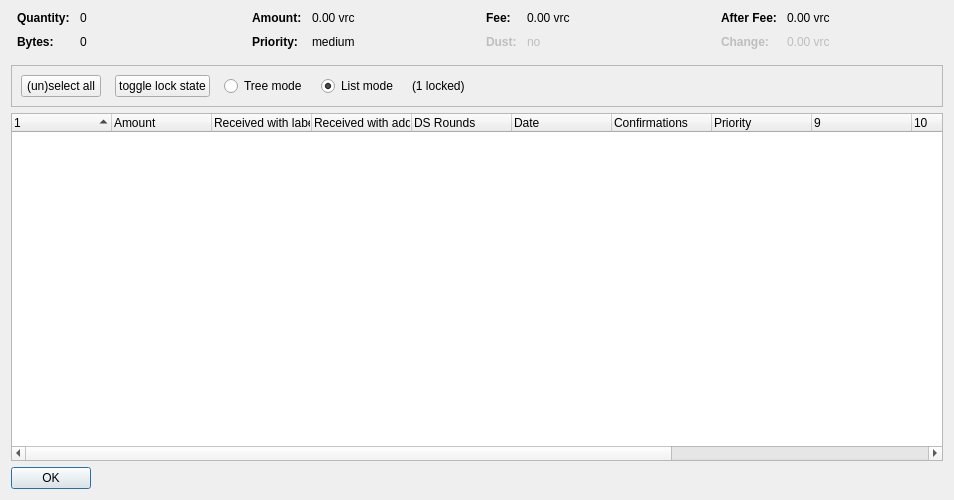
<?xml version="1.0" encoding="UTF-8"?>
<ui version="4.0">
 <class>CoinControlDialog</class>
 <widget class="QDialog" name="CoinControlDialog">
  <property name="geometry">
   <rect>
    <x>0</x>
    <y>0</y>
    <width>954</width>
    <height>500</height>
   </rect>
  </property>
  <property name="windowTitle">
   <string>Coin Selection</string>
  </property>
  <layout class="QVBoxLayout" name="verticalLayout">
   <item>
    <layout class="QHBoxLayout" name="horizontalLayoutTop" stretch="0,0,0,0">
     <property name="topMargin">
      <number>0</number>
     </property>
     <property name="bottomMargin">
      <number>10</number>
     </property>
     <item>
      <layout class="QFormLayout" name="formLayoutCoinControl1">
       <property name="horizontalSpacing">
        <number>10</number>
       </property>
       <property name="verticalSpacing">
        <number>10</number>
       </property>
       <property name="leftMargin">
        <number>6</number>
       </property>
       <property name="rightMargin">
        <number>6</number>
       </property>
       <item row="0" column="0">
        <widget class="QLabel" name="labelCoinControlQuantityText">
         <property name="font">
          <font>
           <weight>75</weight>
           <bold>true</bold>
          </font>
         </property>
         <property name="text">
          <string>Quantity:</string>
         </property>
        </widget>
       </item>
       <item row="0" column="1">
        <widget class="QLabel" name="labelCoinControlQuantity">
         <property name="cursor">
          <cursorShape>IBeamCursor</cursorShape>
         </property>
         <property name="contextMenuPolicy">
          <enum>Qt::ActionsContextMenu</enum>
         </property>
         <property name="text">
          <string notr="true">0</string>
         </property>
         <property name="textInteractionFlags">
          <set>Qt::LinksAccessibleByMouse|Qt::TextSelectableByKeyboard|Qt::TextSelectableByMouse</set>
         </property>
        </widget>
       </item>
       <item row="1" column="0">
        <widget class="QLabel" name="labelCoinControlBytesText">
         <property name="font">
          <font>
           <weight>75</weight>
           <bold>true</bold>
          </font>
         </property>
         <property name="text">
          <string>Bytes:</string>
         </property>
        </widget>
       </item>
       <item row="1" column="1">
        <widget class="QLabel" name="labelCoinControlBytes">
         <property name="cursor">
          <cursorShape>IBeamCursor</cursorShape>
         </property>
         <property name="contextMenuPolicy">
          <enum>Qt::ActionsContextMenu</enum>
         </property>
         <property name="text">
          <string notr="true">0</string>
         </property>
         <property name="textInteractionFlags">
          <set>Qt::LinksAccessibleByMouse|Qt::TextSelectableByKeyboard|Qt::TextSelectableByMouse</set>
         </property>
        </widget>
       </item>
      </layout>
     </item>
     <item>
      <layout class="QFormLayout" name="formLayoutCoinControl2">
       <property name="horizontalSpacing">
        <number>10</number>
       </property>
       <property name="verticalSpacing">
        <number>10</number>
       </property>
       <property name="leftMargin">
        <number>6</number>
       </property>
       <property name="rightMargin">
        <number>6</number>
       </property>
       <item row="0" column="0">
        <widget class="QLabel" name="labelCoinControlAmountText">
         <property name="font">
          <font>
           <weight>75</weight>
           <bold>true</bold>
          </font>
         </property>
         <property name="text">
          <string>Amount:</string>
         </property>
        </widget>
       </item>
       <item row="0" column="1">
        <widget class="QLabel" name="labelCoinControlAmount">
         <property name="cursor">
          <cursorShape>IBeamCursor</cursorShape>
         </property>
         <property name="contextMenuPolicy">
          <enum>Qt::ActionsContextMenu</enum>
         </property>
         <property name="text">
          <string notr="true">0.00 vrc</string>
         </property>
         <property name="textInteractionFlags">
          <set>Qt::LinksAccessibleByMouse|Qt::TextSelectableByKeyboard|Qt::TextSelectableByMouse</set>
         </property>
        </widget>
       </item>
       <item row="1" column="0">
        <widget class="QLabel" name="labelCoinControlPriorityText">
         <property name="font">
          <font>
           <weight>75</weight>
           <bold>true</bold>
          </font>
         </property>
         <property name="text">
          <string>Priority:</string>
         </property>
        </widget>
       </item>
       <item row="1" column="1">
        <widget class="QLabel" name="labelCoinControlPriority">
         <property name="cursor">
          <cursorShape>IBeamCursor</cursorShape>
         </property>
         <property name="contextMenuPolicy">
          <enum>Qt::ActionsContextMenu</enum>
         </property>
         <property name="text">
          <string>medium</string>
         </property>
         <property name="textInteractionFlags">
          <set>Qt::LinksAccessibleByMouse|Qt::TextSelectableByKeyboard|Qt::TextSelectableByMouse</set>
         </property>
        </widget>
       </item>
      </layout>
     </item>
     <item>
      <layout class="QFormLayout" name="formLayoutCoinControl3">
       <property name="horizontalSpacing">
        <number>10</number>
       </property>
       <property name="verticalSpacing">
        <number>10</number>
       </property>
       <property name="leftMargin">
        <number>6</number>
       </property>
       <property name="rightMargin">
        <number>6</number>
       </property>
       <item row="0" column="0">
        <widget class="QLabel" name="labelCoinControlFeeText">
         <property name="font">
          <font>
           <weight>75</weight>
           <bold>true</bold>
          </font>
         </property>
         <property name="text">
          <string>Fee:</string>
         </property>
        </widget>
       </item>
       <item row="0" column="1">
        <widget class="QLabel" name="labelCoinControlFee">
         <property name="cursor">
          <cursorShape>IBeamCursor</cursorShape>
         </property>
         <property name="contextMenuPolicy">
          <enum>Qt::ActionsContextMenu</enum>
         </property>
         <property name="text">
          <string notr="true">0.00 vrc</string>
         </property>
         <property name="textInteractionFlags">
          <set>Qt::LinksAccessibleByMouse|Qt::TextSelectableByKeyboard|Qt::TextSelectableByMouse</set>
         </property>
        </widget>
       </item>
       <item row="1" column="0">
        <widget class="QLabel" name="labelCoinControlLowOutputText">
         <property name="enabled">
          <bool>false</bool>
         </property>
         <property name="font">
          <font>
           <weight>75</weight>
           <bold>true</bold>
          </font>
         </property>
         <property name="text">
          <string>Dust:</string>
         </property>
        </widget>
       </item>
       <item row="1" column="1">
        <widget class="QLabel" name="labelCoinControlLowOutput">
         <property name="enabled">
          <bool>false</bool>
         </property>
         <property name="cursor">
          <cursorShape>IBeamCursor</cursorShape>
         </property>
         <property name="contextMenuPolicy">
          <enum>Qt::ActionsContextMenu</enum>
         </property>
         <property name="text">
          <string>no</string>
         </property>
         <property name="textInteractionFlags">
          <set>Qt::LinksAccessibleByMouse|Qt::TextSelectableByKeyboard|Qt::TextSelectableByMouse</set>
         </property>
        </widget>
       </item>
      </layout>
     </item>
     <item>
      <layout class="QFormLayout" name="formLayoutCoinControl4">
       <property name="horizontalSpacing">
        <number>10</number>
       </property>
       <property name="verticalSpacing">
        <number>10</number>
       </property>
       <property name="leftMargin">
        <number>6</number>
       </property>
       <property name="rightMargin">
        <number>6</number>
       </property>
       <item row="0" column="0">
        <widget class="QLabel" name="labelCoinControlAfterFeeText">
         <property name="font">
          <font>
           <weight>75</weight>
           <bold>true</bold>
          </font>
         </property>
         <property name="text">
          <string>After Fee:</string>
         </property>
        </widget>
       </item>
       <item row="0" column="1">
        <widget class="QLabel" name="labelCoinControlAfterFee">
         <property name="cursor">
          <cursorShape>IBeamCursor</cursorShape>
         </property>
         <property name="contextMenuPolicy">
          <enum>Qt::ActionsContextMenu</enum>
         </property>
         <property name="text">
          <string notr="true">0.00 vrc</string>
         </property>
         <property name="textInteractionFlags">
          <set>Qt::LinksAccessibleByMouse|Qt::TextSelectableByKeyboard|Qt::TextSelectableByMouse</set>
         </property>
        </widget>
       </item>
       <item row="1" column="0">
        <widget class="QLabel" name="labelCoinControlChangeText">
         <property name="enabled">
          <bool>false</bool>
         </property>
         <property name="font">
          <font>
           <weight>75</weight>
           <bold>true</bold>
          </font>
         </property>
         <property name="text">
          <string>Change:</string>
         </property>
        </widget>
       </item>
       <item row="1" column="1">
        <widget class="QLabel" name="labelCoinControlChange">
         <property name="enabled">
          <bool>false</bool>
         </property>
         <property name="cursor">
          <cursorShape>IBeamCursor</cursorShape>
         </property>
         <property name="contextMenuPolicy">
          <enum>Qt::ActionsContextMenu</enum>
         </property>
         <property name="text">
          <string notr="true">0.00 vrc</string>
         </property>
         <property name="textInteractionFlags">
          <set>Qt::LinksAccessibleByMouse|Qt::TextSelectableByKeyboard|Qt::TextSelectableByMouse</set>
         </property>
        </widget>
       </item>
      </layout>
     </item>
    </layout>
   </item>
   <item>
    <widget class="QFrame" name="frame">
     <property name="minimumSize">
      <size>
       <width>0</width>
       <height>40</height>
      </size>
     </property>
     <property name="frameShape">
      <enum>QFrame::StyledPanel</enum>
     </property>
     <property name="frameShadow">
      <enum>QFrame::Sunken</enum>
     </property>
     <layout class="QHBoxLayout" name="horizontalLayout">
      <item>
       <layout class="QHBoxLayout" name="horizontalLayoutPanel" stretch="0,0,0,0,0,0">
        <property name="spacing">
         <number>14</number>
        </property>
        <item>
         <widget class="QPushButton" name="pushButtonSelectAll">
          <property name="sizePolicy">
           <sizepolicy hsizetype="Maximum" vsizetype="Fixed">
            <horstretch>0</horstretch>
            <verstretch>0</verstretch>
           </sizepolicy>
          </property>
          <property name="text">
           <string>(un)select all</string>
          </property>
          <property name="autoDefault">
           <bool>false</bool>
          </property>
         </widget>
        </item>
        <item>
         <widget class="QPushButton" name="pushButtonToggleLock">
          <property name="sizePolicy">
           <sizepolicy hsizetype="Maximum" vsizetype="Fixed">
            <horstretch>0</horstretch>
            <verstretch>0</verstretch>
           </sizepolicy>
          </property>
          <property name="text">
           <string>toggle lock state</string>
          </property>
          <property name="autoDefault">
           <bool>false</bool>
          </property>
         </widget>
        </item>
        <item>
         <widget class="QRadioButton" name="radioTreeMode">
          <property name="sizePolicy">
           <sizepolicy hsizetype="Maximum" vsizetype="Fixed">
            <horstretch>0</horstretch>
            <verstretch>0</verstretch>
           </sizepolicy>
          </property>
          <property name="text">
           <string>Tree mode</string>
          </property>
         </widget>
        </item>
        <item>
         <widget class="QRadioButton" name="radioListMode">
          <property name="sizePolicy">
           <sizepolicy hsizetype="Maximum" vsizetype="Fixed">
            <horstretch>0</horstretch>
            <verstretch>0</verstretch>
           </sizepolicy>
          </property>
          <property name="text">
           <string>List mode</string>
          </property>
          <property name="checked">
           <bool>true</bool>
          </property>
         </widget>
        </item>
        <item>
         <widget class="QLabel" name="labelLocked">
          <property name="text">
           <string>(1 locked)</string>
          </property>
         </widget>
        </item>
        <item>
         <spacer name="horizontalSpacer">
          <property name="orientation">
           <enum>Qt::Horizontal</enum>
          </property>
          <property name="sizeHint" stdset="0">
           <size>
            <width>40</width>
            <height>20</height>
           </size>
          </property>
         </spacer>
        </item>
       </layout>
      </item>
     </layout>
    </widget>
   </item>
   <item>
    <widget class="CoinControlTreeWidget" name="treeWidget">
     <property name="contextMenuPolicy">
      <enum>Qt::CustomContextMenu</enum>
     </property>
     <property name="sortingEnabled">
      <bool>false</bool>
     </property>
     <property name="columnCount">
      <number>13</number>
     </property>
     <attribute name="headerShowSortIndicator" stdset="0">
      <bool>true</bool>
     </attribute>
     <attribute name="headerStretchLastSection">
      <bool>false</bool>
     </attribute>
     <column>
      <property name="text">
       <string/>
      </property>
     </column>
     <column>
      <property name="text">
       <string>Amount</string>
      </property>
     </column>
     <column>
      <property name="text">
       <string>Received with label</string>
      </property>
     </column>
     <column>
      <property name="text">
       <string>Received with address</string>
      </property>
     </column>
     <column>
      <property name="text">
       <string>DS Rounds</string>
      </property>
     </column>
     <column>
      <property name="text">
       <string>Date</string>
      </property>
     </column>
     <column>
      <property name="text">
       <string>Confirmations</string>
      </property>
      <property name="toolTip">
       <string>Confirmed</string>
      </property>
     </column>
     <column>
      <property name="text">
       <string>Priority</string>
      </property>
     </column>
     <column>
      <property name="text">
       <string/>
      </property>
     </column>
     <column>
      <property name="text">
       <string/>
      </property>
     </column>
     <column>
      <property name="text">
       <string/>
      </property>
     </column>
     <column>
      <property name="text">
       <string/>
      </property>
     </column>
     <column>
      <property name="text">
       <string/>
      </property>
     </column>
    </widget>
   </item>
   <item>
    <widget class="QDialogButtonBox" name="buttonBox">
     <property name="sizePolicy">
      <sizepolicy hsizetype="Maximum" vsizetype="Fixed">
       <horstretch>0</horstretch>
       <verstretch>0</verstretch>
      </sizepolicy>
     </property>
     <property name="orientation">
      <enum>Qt::Horizontal</enum>
     </property>
     <property name="standardButtons">
      <set>QDialogButtonBox::Ok</set>
     </property>
    </widget>
   </item>
  </layout>
 </widget>
 <customwidgets>
  <customwidget>
   <class>CoinControlTreeWidget</class>
   <extends>QTreeWidget</extends>
   <header>coincontroltreewidget.h</header>
  </customwidget>
 </customwidgets>
 <resources/>
 <connections/>
</ui>
